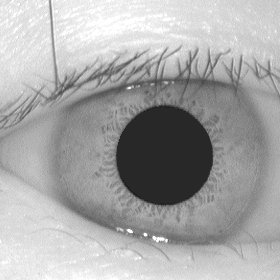
#> input picture CASIA-Iris-Image-Database-Sample.jpg, 280 x 280 px
$ python -i segmentation.py   (imports and definitions only)
#> lines starting #> are read from the running program, lines starting #| are printed output that depends on the picture
#> further down, picture is the input picture: shape (280, 280, 3); min 23, max 255, mean 167.6
import cv2
import numpy as np

def detect_iris_boundaries(image):
    gray = cv2.cvtColor(image, cv2.COLOR_BGR2GRAY)
    blurred = cv2.GaussianBlur(gray, (9, 9), 2)
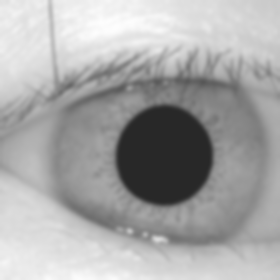
#> blurred: shape (280, 280); min 40, max 253, mean 167.6
    circles = cv2.HoughCircles(blurred, cv2.HOUGH_GRADIENT, 1, 20,
                               param1=100, param2=30, minRadius=20, maxRadius=80)
#> circles = [[163.5, 155.5, 49.9]]
    pupil = limbus = None
    if circles is not None:
        circles = np.uint16(np.around(circles[0, :]))
#> circles = [[164, 156, 50]]
        circles = sorted(circles, key=lambda x: x[2])
        pupil = circles[0]  # smaller
#> pupil = [164, 156, 50]
        limbus = circles[-1]  # larger
#> limbus = [164, 156, 50]
    return pupil, limbus

>>> import cv2
>>> picture = cv2.imread('../CASIA-Iris-Image-Database-Sample.jpg')
>>> result = detect_iris_boundaries(picture)
#> result = ([164, 156, 50], [164, 156, 50])
